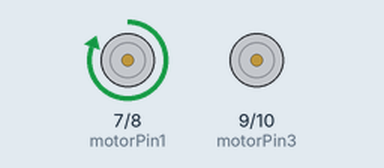
Simulated run of this sketch. Board: Arduino Uno, built with avr-gcc and run on an emulated ATmega328P. On the bench: motor-driver pin pairs drawn as motors (green arrow = first pin HIGH = forward, orange = second pin HIGH = backward, longer = more drive).

Above: at 0.5 s.
At 1.5 s:
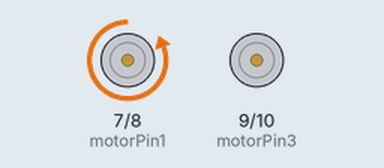
At 2.5 s:
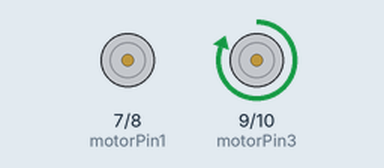
At 3.5 s:
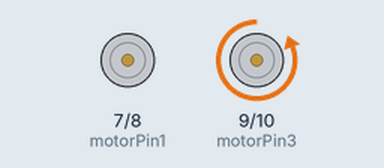
Timing chart, 0 to 5.2 s (numbered marks = the images above):
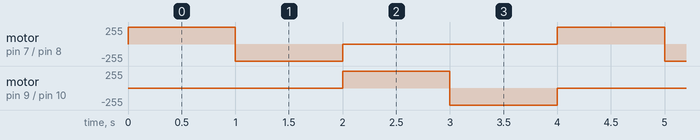

The sketch:

arduinocode.ino
```cpp
// Pin definitions
const int motorPin1 = 7;
const int motorPin2 = 8;
const int motorPin3 = 9;
const int motorPin4 = 10;

void setup() {
  // Set all pins as outputs
  pinMode(motorPin1, OUTPUT);
  pinMode(motorPin2, OUTPUT);
  pinMode(motorPin3, OUTPUT);
  pinMode(motorPin4, OUTPUT);
}

void loop() {
  // Set pin 7 HIGH and the rest LOW
  digitalWrite(motorPin1, HIGH);
  digitalWrite(motorPin2, LOW);
  digitalWrite(motorPin3, LOW);
  digitalWrite(motorPin4, LOW);
  delay(1000);  // Wait for 1 second

  // Set pin 8 HIGH and the rest LOW
  digitalWrite(motorPin1, LOW);
  digitalWrite(motorPin2, HIGH);
  digitalWrite(motorPin3, LOW);
  digitalWrite(motorPin4, LOW);
  delay(1000);  // Wait for 1 second

  // Set pin 9 HIGH and the rest LOW
  digitalWrite(motorPin1, LOW);
  digitalWrite(motorPin2, LOW);
  digitalWrite(motorPin3, HIGH);
  digitalWrite(motorPin4, LOW);
  delay(1000);  // Wait for 1 second

  // Set pin 10 HIGH and the rest LOW
  digitalWrite(motorPin1, LOW);
  digitalWrite(motorPin2, LOW);
  digitalWrite(motorPin3, LOW);
  digitalWrite(motorPin4, HIGH);
  delay(1000);  // Wait for 1 second
}
```

Measured:
- by itself, motor on pin 7 (motorPin1) / pin 8 (motorPin2), motor on pin 9 (motorPin3) / pin 10 (motorPin4): repeats every 4.0 s: backward 255/255 1.0 s, stopped 2.0 s, forward 255/255 1.0 s
